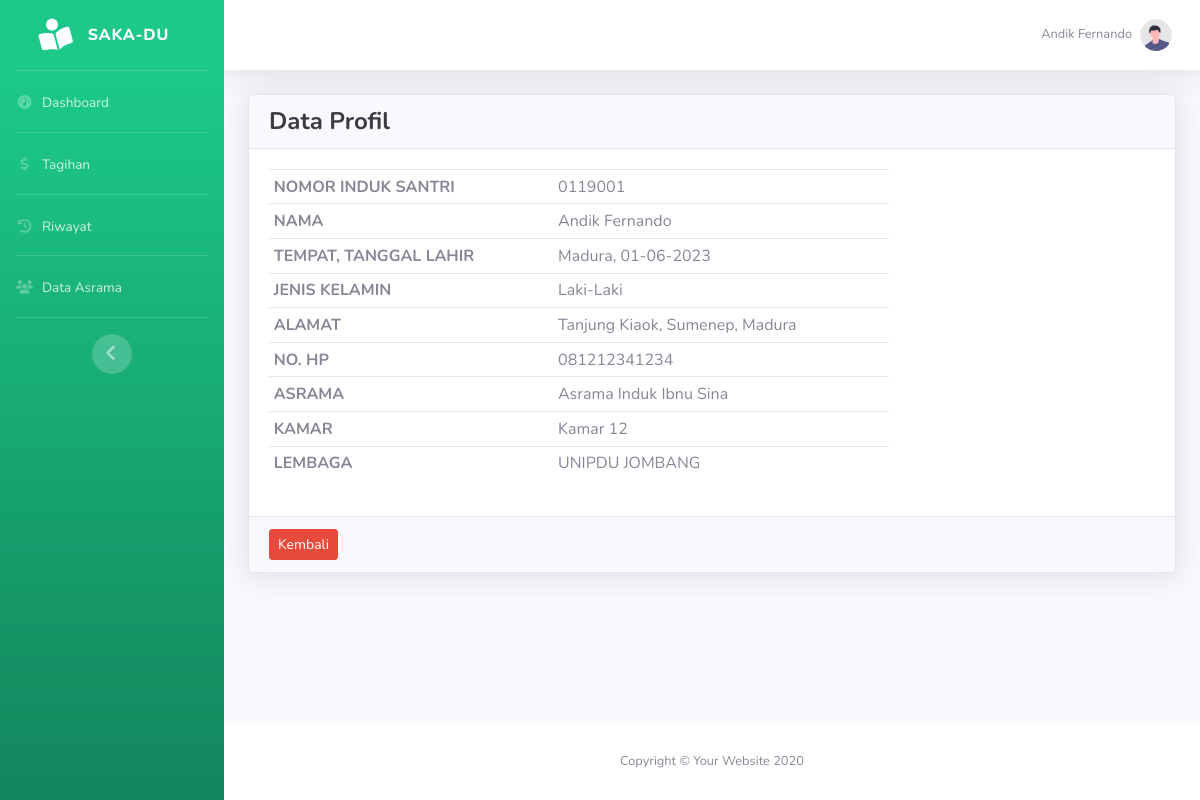
The app's page /santri/index.php?page=profil (signed in) with its own data.
### tables this page shows
CREATE TABLE IF NOT EXISTS `santri` (
  `ID_SANTRI` varchar(7) NOT NULL,
  `ID_ASRAMA` char(3) DEFAULT NULL,
  `ID_KAMAR` varchar(3) DEFAULT NULL,
  `ID_LEMBAGA` int(2) DEFAULT NULL,
  `ID_LEVEL` int(11) DEFAULT NULL,
  `NAMA` varchar(50) DEFAULT NULL,
  `EMAIL` varchar(50) DEFAULT NULL,
  `PASSWORD` varchar(300) DEFAULT NULL,
  `TEMPAT_LHR` varchar(20) DEFAULT NULL,
  `TGL_LAHIR` date DEFAULT NULL,
  `JK` enum('Laki-Laki','Perempuan') DEFAULT NULL,
  `ALAMAT` varchar(300) DEFAULT NULL,
  `ID_PROVINSI` int(11) DEFAULT NULL,
  `ID_KOTA` int(11) DEFAULT NULL,
  `NO_HP` varchar(13) DEFAULT NULL,
  `THN_MASUK` varchar(10) DEFAULT NULL,
  `STATUS` enum('Aktif','Tidak Aktif') NOT NULL,
  PRIMARY KEY (`ID_SANTRI`),
  KEY `FK_TINGGAL` (`ID_ASRAMA`),
  KEY `ID_KAMAR` (`ID_KAMAR`),
  KEY `ID_LEMBAGA` (`ID_LEMBAGA`),
  KEY `ID_LEVEL` (`ID_LEVEL`)
);

CREATE TABLE IF NOT EXISTS `asrama` (
  `ID_ASRAMA` varchar(2) NOT NULL,
  `ASRAMA` varchar(30) DEFAULT NULL,
  PRIMARY KEY (`ID_ASRAMA`)
);

CREATE TABLE IF NOT EXISTS `kamar` (
  `ID_KAMAR` int(2) NOT NULL AUTO_INCREMENT,
  `ID_ASRAMA` int(2) NOT NULL,
  `NO_KAMAR` varchar(20) DEFAULT NULL,
  PRIMARY KEY (`ID_KAMAR`),
  KEY `FK_MEMILIKI` (`ID_ASRAMA`)
);

CREATE TABLE IF NOT EXISTS `lembaga` (
  `ID_LEMBAGA` int(2) NOT NULL AUTO_INCREMENT,
  `NAMA_LEMBAGA` varchar(50) NOT NULL,
  PRIMARY KEY (`ID_LEMBAGA`)
);

### santri/profil.php (the view)
<?php
$id = $id_santri;
$query = "SELECT * FROM santri s LEFT JOIN asrama a ON s.ID_ASRAMA = a.ID_ASRAMA LEFT JOIN kamar k ON s.ID_KAMAR = k.ID_KAMAR LEFT JOIN lembaga l ON s.ID_LEMBAGA = l.ID_LEMBAGA WHERE s.ID_SANTRI = '$id'";
$result = mysqli_query($koneksi, $query);
$row = mysqli_fetch_array($result);
$tanggal = date('d-m-Y', strtotime($row['TGL_LAHIR']));
?>
<div class="card shadow">
  <div class="card-header">
    <h4 class="m-0 font-weight-bold">Data Profil</h4>
  </div>
  <div class="card-body text-gray-700">
    <div class="table-responsive">
      <table class="table table-sm" id="info" style="width: 70%;">
        <tr>
          <th>NOMOR INDUK SANTRI</th>
          <td><?php echo $row['ID_SANTRI'] ?></td>
        </tr>
        <tr>
          <th>NAMA</th>
          <td><?php echo $row['NAMA'] ?></td>
        </tr>
        <tr>
          <th>TEMPAT, TANGGAL LAHIR</th>
          <td><?php echo $row['TEMPAT_LHR'] ?>, <?php echo $tanggal ?></td>
        </tr>
        <tr>
          <th>JENIS KELAMIN</th>
          <td><?php echo $row['JK'] ?></td>
        </tr>
        <tr>
          <th>ALAMAT</th>
          <td><?php echo $row['ALAMAT'] ?></td>
        </tr>
        <tr>
          <th>NO. HP</th>
          <td><?php echo $row['NO_HP'] ?></td>
        </tr>
        <tr>
          <th>ASRAMA</th>
          <td><?php echo $row['ASRAMA'] ?></td>
        </tr>
        <tr>
          <th>KAMAR</th>
          <td><?php echo $row['NO_KAMAR'] ?></td>
        </tr>
        <tr>
          <th>LEMBAGA</th>
          <td><?php echo $row['NAMA_LEMBAGA'] ?></td>
        </tr>
      </table>
    </div>
  </div>
  <div class="card-footer">
    <a href="index.php?page=dashboard" class="btn btn-sm btn-danger">Kembali</a>
  </div>
</div>

### santri/index.php (shortened to what this page needs)
<?php
include "../config/koneksi.php";
$id_santri = $_SESSION['ID_SANTRI'];
$nama = $_SESSION['NAMA'];
?>
<!DOCTYPE html>
<html lang="en">
<head>
  <link href="../plugin/fontawesome-free/css/all.min.css" rel="stylesheet" type="text/css">
  <link href="../css/sb-admin-2.min.css" rel="stylesheet">
  <link href="../plugin/datatables/DataTables-1.13.4/css/dataTables.bootstrap4.min.css" rel="stylesheet">
</head>
<body id="page-top">
  <div id="wrapper">
    <ul class="navbar-nav bg-gradient-success sidebar sidebar-dark accordion text-lg" id="accordionSidebar">
      <a class="sidebar-brand d-flex align-items-center justify-content-center" href="index.php?page=dashboard">
        <div class="sidebar-brand-icon rotate-n-15">
          <i class="fas fa-book-reader"></i>
        </div>
        <div class="sidebar-brand-text mx-3">SAKA-DU</div>
      </a>
      <hr class="sidebar-divider my-0">
      <li class="nav-item">
        <a class="nav-link" href="index.php?page=dashboard">
          <i class="fas fa-fw fa-tachometer-alt"></i>
          <span>Dashboard</span></a>
      </li>
      <hr class="sidebar-divider my-0">
      <li class="nav-item">
        <a class="nav-link" href="index.php?page=tagihan">
          <i class="fas fa-fw fa-dollar-sign"></i>
          <span>Tagihan</span></a>
      </li>
      <hr class="sidebar-divider my-0">
      <li class="nav-item">
        <a class="nav-link" href="index.php?page=riwayat">
          <i class="fas fa-fw fa-history"></i>
          <span>Riwayat</span></a>
      </li>
      <hr class="sidebar-divider my-0">
      <li class="nav-item">
        <a class="nav-link" href="index.php?page=data-asrama">
          <i class="fas fa-fw fa-users"></i>
          <span>Data Asrama</span></a>
      </li>
      <hr class="sidebar-divider d-none d-md-block">
      <div class="text-center d-none d-md-inline">
        <button class="rounded-circle border-0" id="sidebarToggle"></button>
      </div>
    </ul>
    <div id="content-wrapper" class="d-flex flex-column">
      <div id="content">
        <nav class="navbar navbar-expand navbar-light bg-white topbar mb-4 static-top shadow">
          <ul class="navbar-nav ml-auto">
            <li class="nav-item dropdown no-arrow">
              <a class="nav-link dropdown-toggle" href="#" id="userDropdown" role="button" data-toggle="dropdown" aria-haspopup="true" aria-expanded="false">
                <span class="mr-2 d-none d-lg-inline text-gray-600 small"><?php echo $nama; ?></span>
                <img class="img-profile rounded-circle" src="../img/undraw_profile.svg">
              </a>
            </li>
          </ul>
        </nav>
        <div class="container-fluid text-gray-900">
          <?php
          if (isset($_GET['page'])) {
            $page = $_GET['page'];
            switch ($page) {
              case 'profil':
                include 'profil.php';
                break;
            }
          } else {
            include "dashboard.php";
          }
          ?>
        </div>
      </div>
      <footer class="sticky-footer bg-white">
        <div class="container my-auto">
          <div class="copyright text-center my-auto">
            <span>Copyright &copy; Your Website 2020</span>
          </div>
        </div>
      </footer>
    </div>
  </div>
</body>
</html>

### records on screen
santri: ID_SANTRI "0119001", NAMA "Andik Fernando", TEMPAT_LHR "Madura", TGL_LAHIR "01-06-2023", JK "Laki-Laki", ALAMAT "Tanjung Kiaok, Sumenep, Madura", NO_HP "081212341234", ID_ASRAMA.ASRAMA "Asrama Induk Ibnu Sina", ID_KAMAR.NO_KAMAR "Kamar 12", ID_LEMBAGA.NAMA_LEMBAGA "UNIPDU JOMBANG"

### other values on screen
$nama "Andik Fernando"
